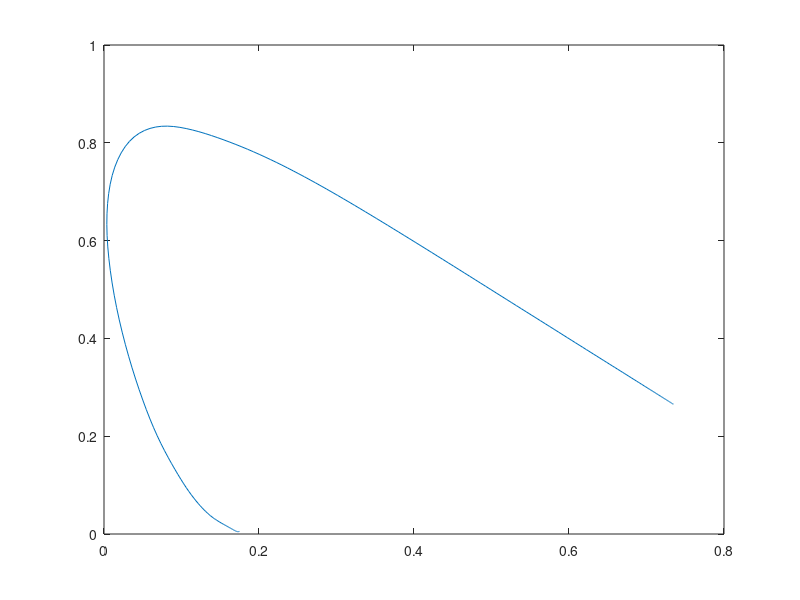

Recreate this plot in MATLAB. (Note: this script raises an error after producing the figure.)
function [ ] = Part1_Q1(  )
%Part1_Q1 : Plot the CIE-XYZ chromaticity diagram

%load the supplied variables
load ('xyz.mat');

figure('name','Part1_Q1: CIE-XYZ chromaticity diagram');

%Calculating x and y
myxyz = [];
myxyz(:,1) = xyz(:,1)./(xyz(:,1)+xyz(:,2)+xyz(:,3));
myxyz(:,2) = xyz(:,2)./(xyz(:,1)+xyz(:,2)+xyz(:,3));
myxyz(:,3) = xyz(:,3)./(xyz(:,1)+xyz(:,2)+xyz(:,3));

%Plot a line which shows the horse
plot(myxyz(:,1),myxyz(:,2));

%calculating the syze of each primary
n = length(xyz(:,1));

%Reshape the xy Matrix for applying transformation to rgb (Matlab shows
%only rgb)
xyzMatrix = reshape([myxyz],[n 3]);

%xyz to rgb transformation matrix , as showen in class
toRgbMatrix = [0.49 0.31 0.20;
               0.17 0.81 0.01;
               0.00 0.01 0.99];
      
%Applying the transformation
rgb = xyzMatrix/toRgbMatrix;

%Reshaph the matrix to an image dimensions
rgb = reshape([rgb],[n 1 3]);

%Fill the line with the rgb colors
patch(myxyz(:,1),myxyz(:,2),rgb);

end

